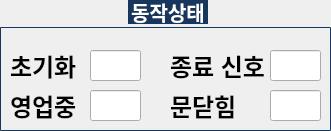
   <widget class="QGroupBox" name="GB_OP_STATUS">
    <property name="geometry">
     <rect>
      <x>410</x>
      <y>10</y>
      <width>331</width>
      <height>131</height>
     </rect>
    </property>
    <property name="font">
     <font>
      <pointsize>-1</pointsize>
      <weight>75</weight>
      <italic>false</italic>
      <bold>true</bold>
     </font>
    </property>
    <property name="styleSheet">
     <string notr="true">QGroupBox  {
    border: 1px solid gray;
    border-color: #FF17365D;
    margin-top: 27px;
    font-size: 20px;
    border-radius: 1px;
}

QGroupBox::title  {
    subcontrol-origin: margin;
    subcontrol-position: top center;
    padding: 10px 8000px 10px 8000px;
    background-color: #FF17365D;
    color: rgb(255, 255, 255);
}</string>
    </property>
    <property name="title">
     <string>동작상태</string>
    </property>
    <widget class="QLineEdit" name="LE_PLATFORM_INITIALIZING">
     <property name="geometry">
      <rect>
       <x>90</x>
       <y>50</y>
       <width>51</width>
       <height>31</height>
      </rect>
     </property>
     <property name="font">
      <font>
       <pointsize>8</pointsize>
      </font>
     </property>
     <property name="readOnly">
      <bool>true</bool>
     </property>
    </widget>
    <widget class="QLabel" name="label_135">
     <property name="geometry">
      <rect>
       <x>10</x>
       <y>50</y>
       <width>81</width>
       <height>31</height>
      </rect>
     </property>
     <property name="font">
      <font>
       <pointsize>18</pointsize>
       <weight>75</weight>
       <bold>true</bold>
      </font>
     </property>
     <property name="text">
      <string>초기화</string>
     </property>
    </widget>
    <widget class="QLabel" name="label_138">
     <property name="geometry">
      <rect>
       <x>170</x>
       <y>90</y>
       <width>101</width>
       <height>31</height>
      </rect>
     </property>
     <property name="font">
      <font>
       <pointsize>18</pointsize>
       <weight>75</weight>
       <bold>true</bold>
      </font>
     </property>
     <property name="text">
      <string>문닫힘</string>
     </property>
    </widget>
    <widget class="QLabel" name="label_146">
     <property name="geometry">
      <rect>
       <x>10</x>
       <y>90</y>
       <width>81</width>
       <height>31</height>
      </rect>
     </property>
     <property name="font">
      <font>
       <pointsize>18</pointsize>
       <weight>75</weight>
       <bold>true</bold>
      </font>
     </property>
     <property name="text">
      <string>영업중</string>
     </property>
    </widget>
    <widget class="QLineEdit" name="LE_PLATFORM_CLOSED">
     <property name="geometry">
      <rect>
       <x>270</x>
       <y>90</y>
       <width>51</width>
       <height>31</height>
      </rect>
     </property>
     <property name="font">
      <font>
       <pointsize>8</pointsize>
      </font>
     </property>
     <property name="readOnly">
      <bool>true</bool>
     </property>
    </widget>
    <widget class="QLineEdit" name="LE_PLATFORM_OPERATING">
     <property name="geometry">
      <rect>
       <x>90</x>
       <y>90</y>
       <width>51</width>
       <height>31</height>
      </rect>
     </property>
     <property name="font">
      <font>
       <pointsize>8</pointsize>
      </font>
     </property>
     <property name="readOnly">
      <bool>true</bool>
     </property>
    </widget>
    <widget class="QLabel" name="label_147">
     <property name="geometry">
      <rect>
       <x>170</x>
       <y>50</y>
       <width>101</width>
       <height>31</height>
      </rect>
     </property>
     <property name="font">
      <font>
       <pointsize>18</pointsize>
       <weight>75</weight>
       <bold>true</bold>
      </font>
     </property>
     <property name="text">
      <string>종료 신호</string>
     </property>
    </widget>
    <widget class="QLineEdit" name="LE_PLATFORM_WAITING_STOP">
     <property name="geometry">
      <rect>
       <x>270</x>
       <y>50</y>
       <width>51</width>
       <height>31</height>
      </rect>
     </property>
     <property name="font">
      <font>
       <pointsize>8</pointsize>
      </font>
     </property>
     <property name="readOnly">
      <bool>true</bool>
     </property>
    </widget>
   </widget>
